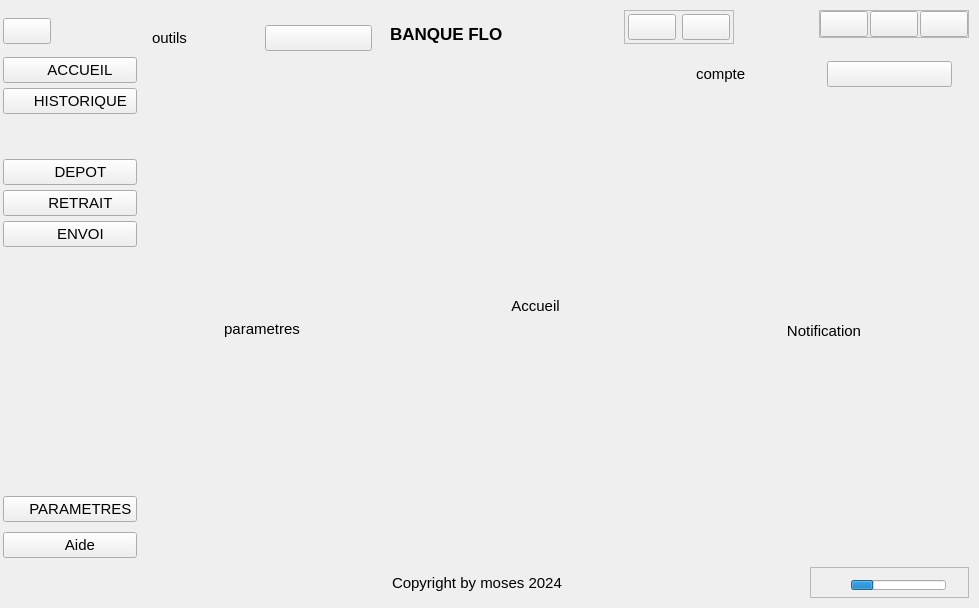
<?xml version='1.0' encoding='utf-8'?>
<ui version="4.0">
 <class>MainWindow</class>
 <widget class="QMainWindow" name="MainWindow">
  <property name="geometry">
   <rect>
    <x>0</x>
    <y>0</y>
    <width>979</width>
    <height>608</height>
   </rect>
  </property>
  <property name="font">
   <font>
    <pointsize>11</pointsize>
   </font>
  </property>
  <property name="windowTitle">
   <string>MainWindow</string>
  </property>
  <property name="autoFillBackground">
   <bool>false</bool>
  </property>
  <property name="styleSheet">
   <string notr="true" />
  </property>
  <widget class="QWidget" name="centralwidget">
   <property name="minimumSize">
    <size>
     <width>979</width>
     <height>608</height>
    </size>
   </property>
   <layout class="QHBoxLayout" name="horizontalLayout">
    <property name="spacing">
     <number>0</number>
    </property>
    <property name="leftMargin">
     <number>3</number>
    </property>
    <property name="topMargin">
     <number>10</number>
    </property>
    <property name="rightMargin">
     <number>10</number>
    </property>
    <property name="bottomMargin">
     <number>10</number>
    </property>
    <item alignment="Qt::AlignLeft">
     <widget class="QCustomSlideMenu" name="leftMenu" native="true">
      <layout class="QVBoxLayout" name="verticalLayout">
       <property name="spacing">
        <number>0</number>
       </property>
       <property name="leftMargin">
        <number>0</number>
       </property>
       <property name="topMargin">
        <number>0</number>
       </property>
       <property name="rightMargin">
        <number>0</number>
       </property>
       <property name="bottomMargin">
        <number>30</number>
       </property>
       <item alignment="Qt::AlignLeft|Qt::AlignTop">
        <widget class="QWidget" name="widget_6" native="true">
         <property name="minimumSize">
          <size>
           <width>46</width>
           <height>42</height>
          </size>
         </property>
         <layout class="QVBoxLayout" name="verticalLayout_4">
          <property name="spacing">
           <number>0</number>
          </property>
          <property name="leftMargin">
           <number>0</number>
          </property>
          <property name="topMargin">
           <number>5</number>
          </property>
          <property name="rightMargin">
           <number>0</number>
          </property>
          <property name="bottomMargin">
           <number>5</number>
          </property>
          <item>
           <widget class="QPushButton" name="menuBtn">
            <property name="toolTip">
             <string>Side Menu</string>
            </property>
            <property name="text">
             <string />
            </property>
            <property name="icon">
             <iconset resource="../Qss/icons/_icons.qrc">
              <normaloff>:/feather/icons/feather/menu.png</normaloff>:/feather/icons/feather/menu.png</iconset>
            </property>
           </widget>
          </item>
         </layout>
        </widget>
       </item>
       <item alignment="Qt::AlignTop">
        <widget class="QWidget" name="widget_4" native="true">
         <property name="minimumSize">
          <size>
           <width>134</width>
           <height>117</height>
          </size>
         </property>
         <layout class="QVBoxLayout" name="verticalLayout_2">
          <property name="spacing">
           <number>5</number>
          </property>
          <property name="leftMargin">
           <number>0</number>
          </property>
          <property name="topMargin">
           <number>5</number>
          </property>
          <property name="rightMargin">
           <number>0</number>
          </property>
          <property name="bottomMargin">
           <number>5</number>
          </property>
          <item>
           <widget class="QPushButton" name="accueilBtn">
            <property name="text">
             <string>     ACCUEIL</string>
            </property>
            <property name="icon">
             <iconset resource="../Qss/icons/_icons.qrc">
              <normaloff>:/feather/icons/feather/home.png</normaloff>:/feather/icons/feather/home.png</iconset>
            </property>
           </widget>
          </item>
          <item>
           <widget class="QPushButton" name="histBtn">
            <property name="text">
             <string>     HISTORIQUE</string>
            </property>
            <property name="icon">
             <iconset resource="../Qss/icons/_icons.qrc">
              <normaloff>:/feather/icons/feather/database.png</normaloff>:/feather/icons/feather/database.png</iconset>
            </property>
           </widget>
          </item>
          <item>
           <spacer name="verticalSpacer_2">
            <property name="orientation">
             <enum>Qt::Vertical</enum>
            </property>
            <property name="sizeHint" stdset="0">
             <size>
              <width>20</width>
              <height>40</height>
             </size>
            </property>
           </spacer>
          </item>
          <item>
           <widget class="QPushButton" name="depotBtn">
            <property name="text">
             <string>     DEPOT</string>
            </property>
            <property name="icon">
             <iconset resource="../Qss/icons/_icons.qrc">
              <normaloff>:/feather/icons/feather/arrow-down-circle.png</normaloff>:/feather/icons/feather/arrow-down-circle.png</iconset>
            </property>
           </widget>
          </item>
          <item>
           <widget class="QPushButton" name="retraitBtn">
            <property name="text">
             <string>     RETRAIT</string>
            </property>
            <property name="icon">
             <iconset resource="../Qss/icons/_icons.qrc">
              <normaloff>:/feather/icons/feather/upload.png</normaloff>:/feather/icons/feather/upload.png</iconset>
            </property>
           </widget>
          </item>
          <item>
           <widget class="QPushButton" name="envoiBtn">
            <property name="text">
             <string>     ENVOI</string>
            </property>
            <property name="icon">
             <iconset resource="../Qss/icons/_icons.qrc">
              <normaloff>:/feather/icons/feather/send.png</normaloff>:/feather/icons/feather/send.png</iconset>
            </property>
           </widget>
          </item>
         </layout>
        </widget>
       </item>
       <item>
        <spacer name="verticalSpacer">
         <property name="orientation">
          <enum>Qt::Vertical</enum>
         </property>
         <property name="sizeHint" stdset="0">
          <size>
           <width>20</width>
           <height>40</height>
          </size>
         </property>
        </spacer>
       </item>
       <item alignment="Qt::AlignBottom">
        <widget class="QWidget" name="widget_5" native="true">
         <property name="minimumSize">
          <size>
           <width>105</width>
           <height>82</height>
          </size>
         </property>
         <layout class="QVBoxLayout" name="verticalLayout_3">
          <property name="spacing">
           <number>5</number>
          </property>
          <property name="leftMargin">
           <number>0</number>
          </property>
          <property name="topMargin">
           <number>5</number>
          </property>
          <property name="rightMargin">
           <number>0</number>
          </property>
          <property name="bottomMargin">
           <number>5</number>
          </property>
          <item>
           <widget class="QPushButton" name="settingsBtn">
            <property name="text">
             <string>     PARAMETRES</string>
            </property>
            <property name="icon">
             <iconset resource="../Qss/icons/_icons.qrc">
              <normaloff>:/feather/icons/feather/settings.png</normaloff>:/feather/icons/feather/settings.png</iconset>
            </property>
           </widget>
          </item>
          <item>
           <widget class="QPushButton" name="helpBtn">
            <property name="text">
             <string>     Aide</string>
            </property>
            <property name="icon">
             <iconset resource="../Qss/icons/_icons.qrc">
              <normaloff>:/feather/icons/feather/help-circle.png</normaloff>:/feather/icons/feather/help-circle.png</iconset>
            </property>
           </widget>
          </item>
         </layout>
        </widget>
       </item>
      </layout>
     </widget>
    </item>
    <item>
     <widget class="QCustomSlideMenu" name="centerMenu" native="true">
      <property name="maximumSize">
       <size>
        <width>250</width>
        <height>16777215</height>
       </size>
      </property>
      <layout class="QVBoxLayout" name="verticalLayout_5">
       <property name="leftMargin">
        <number>6</number>
       </property>
       <property name="topMargin">
        <number>6</number>
       </property>
       <property name="rightMargin">
        <number>6</number>
       </property>
       <property name="bottomMargin">
        <number>6</number>
       </property>
       <item>
        <widget class="QWidget" name="widget_7" native="true">
         <layout class="QHBoxLayout" name="horizontalLayout_2">
          <item>
           <widget class="QLabel" name="label">
            <property name="text">
             <string>outils</string>
            </property>
           </widget>
          </item>
          <item>
           <widget class="QPushButton" name="closeCenterMenuBtn">
            <property name="text">
             <string />
            </property>
            <property name="icon">
             <iconset resource="../Qss/icons/_icons.qrc">
              <normaloff>:/feather/icons/feather/x-circle.png</normaloff>:/feather/icons/feather/x-circle.png</iconset>
            </property>
           </widget>
          </item>
         </layout>
        </widget>
       </item>
       <item>
        <widget class="QStackedWidget" name="centerMenuPages">
         <widget class="QWidget" name="settingsPage">
          <layout class="QHBoxLayout" name="horizontalLayout_8">
           <item>
            <widget class="QLabel" name="label_4">
             <property name="text">
              <string>parametres</string>
             </property>
             <property name="alignment">
              <set>Qt::AlignCenter</set>
             </property>
            </widget>
           </item>
          </layout>
         </widget>
         <widget class="QWidget" name="helpPage">
          <layout class="QHBoxLayout" name="horizontalLayout_21">
           <item>
            <widget class="QLabel" name="label_2">
             <property name="text">
              <string>aide</string>
             </property>
             <property name="alignment">
              <set>Qt::AlignCenter</set>
             </property>
            </widget>
           </item>
          </layout>
         </widget>
        </widget>
       </item>
      </layout>
     </widget>
    </item>
    <item>
     <widget class="QWidget" name="mainBody" native="true">
      <layout class="QVBoxLayout" name="verticalLayout_10">
       <property name="spacing">
        <number>0</number>
       </property>
       <property name="leftMargin">
        <number>0</number>
       </property>
       <property name="topMargin">
        <number>0</number>
       </property>
       <property name="rightMargin">
        <number>0</number>
       </property>
       <property name="bottomMargin">
        <number>0</number>
       </property>
       <item>
        <widget class="QWidget" name="header" native="true">
         <property name="sizePolicy">
          <sizepolicy hsizetype="Expanding" vsizetype="Preferred">
           <horstretch>0</horstretch>
           <verstretch>0</verstretch>
          </sizepolicy>
         </property>
         <layout class="QHBoxLayout" name="horizontalLayout_7">
          <property name="spacing">
           <number>5</number>
          </property>
          <property name="leftMargin">
           <number>3</number>
          </property>
          <property name="topMargin">
           <number>0</number>
          </property>
          <property name="rightMargin">
           <number>0</number>
          </property>
          <property name="bottomMargin">
           <number>5</number>
          </property>
          <item alignment="Qt::AlignLeft|Qt::AlignBottom">
           <widget class="QLabel" name="logo">
            <property name="font">
             <font>
              <pointsize>13</pointsize>
              <weight>75</weight>
              <bold>true</bold>
             </font>
            </property>
            <property name="text">
             <string>BANQUE FLO</string>
            </property>
           </widget>
          </item>
          <item alignment="Qt::AlignHCenter|Qt::AlignBottom">
           <widget class="QFrame" name="frame_4">
            <property name="frameShape">
             <enum>QFrame::StyledPanel</enum>
            </property>
            <property name="frameShadow">
             <enum>QFrame::Raised</enum>
            </property>
            <layout class="QHBoxLayout" name="horizontalLayout_6">
             <property name="leftMargin">
              <number>3</number>
             </property>
             <property name="topMargin">
              <number>3</number>
             </property>
             <property name="rightMargin">
              <number>3</number>
             </property>
             <property name="bottomMargin">
              <number>3</number>
             </property>
             <item>
              <widget class="QPushButton" name="notificationBtn">
               <property name="text">
                <string />
               </property>
               <property name="icon">
                <iconset resource="../Qss/icons/_icons.qrc">
                 <normaloff>:/feather/icons/feather/bell.png</normaloff>:/feather/icons/feather/bell.png</iconset>
               </property>
              </widget>
             </item>
             <item>
              <widget class="QPushButton" name="profileBtn">
               <property name="text">
                <string />
               </property>
               <property name="icon">
                <iconset resource="../Qss/icons/_icons.qrc">
                 <normaloff>:/feather/icons/feather/user.png</normaloff>:/feather/icons/feather/user.png</iconset>
               </property>
              </widget>
             </item>
            </layout>
           </widget>
          </item>
          <item alignment="Qt::AlignRight|Qt::AlignTop">
           <widget class="QFrame" name="frame_6">
            <property name="frameShape">
             <enum>QFrame::StyledPanel</enum>
            </property>
            <property name="frameShadow">
             <enum>QFrame::Raised</enum>
            </property>
            <layout class="QHBoxLayout" name="horizontalLayout_9">
             <property name="spacing">
              <number>2</number>
             </property>
             <property name="leftMargin">
              <number>0</number>
             </property>
             <property name="topMargin">
              <number>0</number>
             </property>
             <property name="rightMargin">
              <number>0</number>
             </property>
             <property name="bottomMargin">
              <number>0</number>
             </property>
             <item>
              <widget class="QPushButton" name="inimizeBtn">
               <property name="text">
                <string />
               </property>
               <property name="icon">
                <iconset resource="../Qss/icons/_icons.qrc">
                 <normaloff>:/material_design/icons/material_design/minimize.png</normaloff>:/material_design/icons/material_design/minimize.png</iconset>
               </property>
              </widget>
             </item>
             <item>
              <widget class="QPushButton" name="restoreBtn">
               <property name="text">
                <string />
               </property>
               <property name="icon">
                <iconset resource="../Qss/icons/_icons.qrc">
                 <normaloff>:/feather/icons/feather/square.png</normaloff>:/feather/icons/feather/square.png</iconset>
               </property>
              </widget>
             </item>
             <item>
              <widget class="QPushButton" name="closeBtn">
               <property name="text">
                <string />
               </property>
               <property name="icon">
                <iconset resource="../Qss/icons/_icons.qrc">
                 <normaloff>:/feather/icons/feather/window_close.png</normaloff>:/feather/icons/feather/window_close.png</iconset>
               </property>
              </widget>
             </item>
            </layout>
           </widget>
          </item>
         </layout>
        </widget>
       </item>
       <item>
        <widget class="QWidget" name="mainContents" native="true">
         <property name="sizePolicy">
          <sizepolicy hsizetype="Preferred" vsizetype="Expanding">
           <horstretch>0</horstretch>
           <verstretch>0</verstretch>
          </sizepolicy>
         </property>
         <property name="maximumSize">
          <size>
           <width>16777215</width>
           <height>16777215</height>
          </size>
         </property>
         <layout class="QHBoxLayout" name="horizontalLayout_10">
          <property name="spacing">
           <number>5</number>
          </property>
          <property name="leftMargin">
           <number>5</number>
          </property>
          <property name="topMargin">
           <number>0</number>
          </property>
          <property name="rightMargin">
           <number>5</number>
          </property>
          <property name="bottomMargin">
           <number>0</number>
          </property>
          <item>
           <widget class="QWidget" name="mainPagesCont" native="true">
            <property name="maximumSize">
             <size>
              <width>16777215</width>
              <height>16777215</height>
             </size>
            </property>
            <layout class="QHBoxLayout" name="horizontalLayout_11">
             <property name="leftMargin">
              <number>3</number>
             </property>
             <property name="topMargin">
              <number>3</number>
             </property>
             <property name="rightMargin">
              <number>3</number>
             </property>
             <property name="bottomMargin">
              <number>3</number>
             </property>
             <item>
              <widget class="QCustomQStackedWidget" name="mainPages">
               <property name="maximumSize">
                <size>
                 <width>16777215</width>
                 <height>16777215</height>
                </size>
               </property>
               <widget class="QWidget" name="pageAccueil">
                <layout class="QHBoxLayout" name="horizontalLayout_12">
                 <item>
                  <widget class="QLabel" name="label_10">
                   <property name="text">
                    <string>Accueil</string>
                   </property>
                   <property name="alignment">
                    <set>Qt::AlignCenter</set>
                   </property>
                  </widget>
                 </item>
                </layout>
               </widget>
               <widget class="QWidget" name="pageHist">
                <layout class="QHBoxLayout" name="horizontalLayout_13">
                 <item>
                  <widget class="QLabel" name="label_11">
                   <property name="text">
                    <string>historique</string>
                   </property>
                   <property name="alignment">
                    <set>Qt::AlignCenter</set>
                   </property>
                  </widget>
                 </item>
                </layout>
               </widget>
               <widget class="QWidget" name="pageDepot">
                <layout class="QHBoxLayout" name="horizontalLayout_14">
                 <item>
                  <widget class="QLabel" name="label_12">
                   <property name="maximumSize">
                    <size>
                     <width>200</width>
                     <height>16777215</height>
                    </size>
                   </property>
                   <property name="text">
                    <string>depot</string>
                   </property>
                   <property name="alignment">
                    <set>Qt::AlignCenter</set>
                   </property>
                  </widget>
                 </item>
                </layout>
               </widget>
               <widget class="QWidget" name="pageRetrait">
                <layout class="QHBoxLayout" name="horizontalLayout_3">
                 <item>
                  <widget class="QLabel" name="label_3">
                   <property name="text">
                    <string>retrait</string>
                   </property>
                   <property name="alignment">
                    <set>Qt::AlignCenter</set>
                   </property>
                  </widget>
                 </item>
                </layout>
               </widget>
               <widget class="QWidget" name="pageEnvoi">
                <layout class="QHBoxLayout" name="horizontalLayout_20">
                 <item>
                  <widget class="QLabel" name="label_17">
                   <property name="text">
                    <string>Envoi</string>
                   </property>
                   <property name="alignment">
                    <set>Qt::AlignCenter</set>
                   </property>
                  </widget>
                 </item>
                </layout>
               </widget>
              </widget>
             </item>
            </layout>
           </widget>
          </item>
          <item>
           <widget class="QCustomSlideMenu" name="rightMenu" native="true">
            <property name="maximumSize">
             <size>
              <width>280</width>
              <height>16777215</height>
             </size>
            </property>
            <layout class="QVBoxLayout" name="verticalLayout_11">
             <property name="leftMargin">
              <number>3</number>
             </property>
             <property name="topMargin">
              <number>3</number>
             </property>
             <property name="rightMargin">
              <number>3</number>
             </property>
             <property name="bottomMargin">
              <number>3</number>
             </property>
             <item>
              <widget class="QWidget" name="widget_14" native="true">
               <layout class="QHBoxLayout" name="horizontalLayout_15">
                <item>
                 <widget class="QLabel" name="label_13">
                  <property name="text">
                   <string>compte</string>
                  </property>
                 </widget>
                </item>
                <item>
                 <widget class="QPushButton" name="closeRightMenuBtn">
                  <property name="text">
                   <string />
                  </property>
                  <property name="icon">
                   <iconset resource="../Qss/icons/_icons.qrc">
                    <normaloff>:/feather/icons/feather/x-circle.png</normaloff>:/feather/icons/feather/x-circle.png</iconset>
                  </property>
                 </widget>
                </item>
               </layout>
              </widget>
             </item>
             <item>
              <widget class="QCustomQStackedWidget" name="rightMenuPages">
               <property name="maximumSize">
                <size>
                 <width>274</width>
                 <height>16777215</height>
                </size>
               </property>
               <widget class="QWidget" name="notificationsPage">
                <layout class="QHBoxLayout" name="horizontalLayout_16">
                 <item>
                  <widget class="QLabel" name="label_14">
                   <property name="cursor">
                    <cursorShape>BlankCursor</cursorShape>
                   </property>
                   <property name="text">
                    <string>Notification</string>
                   </property>
                   <property name="alignment">
                    <set>Qt::AlignCenter</set>
                   </property>
                  </widget>
                 </item>
                </layout>
               </widget>
               <widget class="QWidget" name="profilePage">
                <property name="maximumSize">
                 <size>
                  <width>274</width>
                  <height>16777215</height>
                 </size>
                </property>
                <layout class="QHBoxLayout" name="horizontalLayout_18">
                 <item>
                  <widget class="QLabel" name="label_8">
                   <property name="text">
                    <string>profile</string>
                   </property>
                   <property name="alignment">
                    <set>Qt::AlignCenter</set>
                   </property>
                  </widget>
                 </item>
                </layout>
               </widget>
              </widget>
             </item>
            </layout>
           </widget>
          </item>
         </layout>
        </widget>
       </item>
       <item>
        <widget class="QWidget" name="footer" native="true">
         <property name="sizePolicy">
          <sizepolicy hsizetype="Preferred" vsizetype="Preferred">
           <horstretch>0</horstretch>
           <verstretch>0</verstretch>
          </sizepolicy>
         </property>
         <layout class="QHBoxLayout" name="horizontalLayout_4">
          <property name="spacing">
           <number>5</number>
          </property>
          <property name="leftMargin">
           <number>5</number>
          </property>
          <property name="topMargin">
           <number>5</number>
          </property>
          <property name="rightMargin">
           <number>0</number>
          </property>
          <property name="bottomMargin">
           <number>0</number>
          </property>
          <item alignment="Qt::AlignLeft">
           <widget class="QLabel" name="label_6">
            <property name="text">
             <string>Copyright by moses 2024</string>
            </property>
           </widget>
          </item>
          <item alignment="Qt::AlignRight">
           <widget class="QFrame" name="frame_2">
            <property name="frameShape">
             <enum>QFrame::StyledPanel</enum>
            </property>
            <property name="frameShadow">
             <enum>QFrame::Raised</enum>
            </property>
            <layout class="QHBoxLayout" name="horizontalLayout_5">
             <property name="spacing">
              <number>10</number>
             </property>
             <property name="leftMargin">
              <number>40</number>
             </property>
             <property name="rightMargin">
              <number>3</number>
             </property>
             <property name="bottomMargin">
              <number>3</number>
             </property>
             <item>
              <widget class="QProgressBar" name="activityProgress">
               <property name="maximumSize">
                <size>
                 <width>16777215</width>
                 <height>10</height>
                </size>
               </property>
               <property name="value">
                <number>24</number>
               </property>
               <property name="textVisible">
                <bool>false</bool>
               </property>
               <property name="orientation">
                <enum>Qt::Horizontal</enum>
               </property>
               <property name="invertedAppearance">
                <bool>false</bool>
               </property>
              </widget>
             </item>
             <item>
              <widget class="QWidget" name="sizeGrip" native="true">
               <property name="maximumSize">
                <size>
                 <width>30</width>
                 <height>30</height>
                </size>
               </property>
               <layout class="QHBoxLayout" name="horizontalLayout_19">
                <property name="spacing">
                 <number>0</number>
                </property>
                <property name="leftMargin">
                 <number>0</number>
                </property>
                <property name="topMargin">
                 <number>0</number>
                </property>
                <property name="rightMargin">
                 <number>0</number>
                </property>
                <property name="bottomMargin">
                 <number>0</number>
                </property>
                <item>
                 <widget class="QLabel" name="label_16">
                  <property name="font">
                   <font>
                    <pointsize>11</pointsize>
                   </font>
                  </property>
                  <property name="text">
                   <string />
                  </property>
                  <property name="pixmap">
                   <pixmap resource="../Qss/icons/_icons.qrc">:/feather/icons/feather/window_grip.png</pixmap>
                  </property>
                 </widget>
                </item>
               </layout>
              </widget>
             </item>
            </layout>
           </widget>
          </item>
         </layout>
        </widget>
       </item>
      </layout>
     </widget>
    </item>
   </layout>
  </widget>
 </widget>
 <customwidgets>
  <customwidget>
   <class>QCustomSlideMenu</class>
   <extends>QWidget</extends>
   <header>Custom_Widgets.QCustomSlideMenu.h</header>
   <container>1</container>
  </customwidget>
  <customwidget>
   <class>QCustomQStackedWidget</class>
   <extends>QStackedWidget</extends>
   <header>Custom_Widgets.QCustomQStackedWidget.h</header>
   <container>1</container>
  </customwidget>
 <customwidget><class>QPushButton</class><extends>QPushButton</extends><header location="global">Custom_Widgets.Theme.h</header><container>1</container></customwidget><customwidget><class>QLabel</class><extends>QLabel</extends><header location="global">Custom_Widgets.Theme.h</header><container>1</container></customwidget></customwidgets>
 <connections />
</ui>
